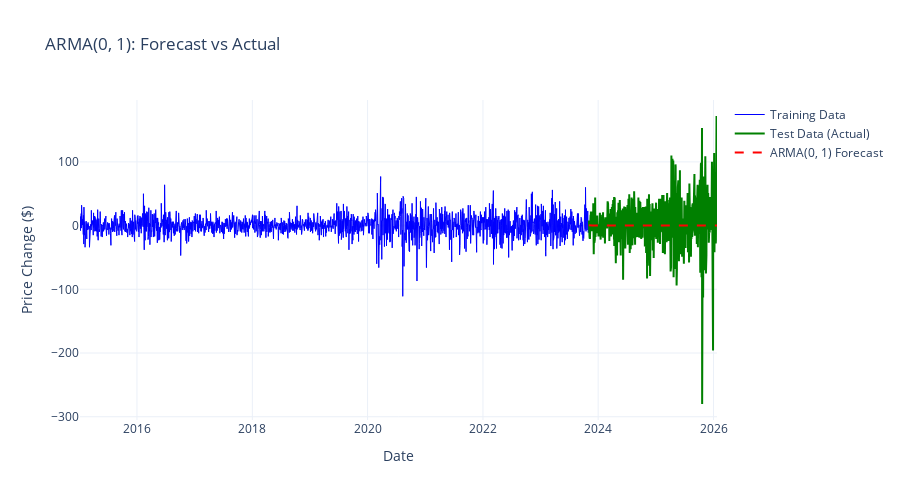

The notebook cell this image was saved under:
### Markdown cell above
## 8. Evaluate Forecasts

### Code cell
best_forecast = results_df.loc[best_idx, 'forecast']

# Calculate metrics
rmse = np.sqrt(mean_squared_error(test, best_forecast))
mae = mean_absolute_error(test, best_forecast)

# Naive forecast
naive = pd.Series([train.iloc[-1]] * len(test), index=test.index)
naive_rmse = np.sqrt(mean_squared_error(test, naive))
improvement = ((naive_rmse - rmse) / naive_rmse * 100)

print(f"ARMA{best_order} Performance:")
print(f"  RMSE: {rmse:.6f}")
print(f"  MAE: {mae:.6f}")
print(f"  Naive RMSE: {naive_rmse:.6f}")
print(f"  Improvement: {improvement:.2f}%")

# Plot forecast vs actual
fig = go.Figure()

fig.add_trace(go.Scatter(
    x=train.index, y=train.values,
    mode='lines',
    name='Training Data',
    line=dict(color='blue', width=1)
))

fig.add_trace(go.Scatter(
    x=test.index, y=test.values,
    mode='lines',
    name='Test Data (Actual)',
    line=dict(color='green', width=2)
))

fig.add_trace(go.Scatter(
    x=test.index, y=best_forecast.values,
    mode='lines',
    name=f'ARMA{best_order} Forecast',
    line=dict(color='red', width=2, dash='dash')
))

fig.update_layout(
    title=f"ARMA{best_order}: Forecast vs Actual",
    xaxis_title='Date',
    yaxis_title='Price Change ($)',
    template='plotly_white',
    height=500
)
fig.show()

print("✓ Forecast evaluation complete")

### Figure 1 — Plotly figure (JSON) as saved in the notebook; plotly's stock layout.template omitted (floating-point values rounded to 4 significant figures; data arrays with more than 128 entries replaced by an {"elided": "..."} marker saying what was removed)
{"data": [{"line": {"color": "blue", "width": 1}, "mode": "lines", "name": "Training Data", "type": "scatter", "x": {"elided": "2224 str values"}, "y": {"elided": "2224 float values"}}, {"line": {"color": "green", "width": 2}, "mode": "lines", "name": "Test Data (Actual)", "type": "scatter", "x": {"elided": "556 str values"}, "y": {"elided": "556 float values"}}, {"line": {"color": "red", "dash": "dash", "width": 2}, "mode": "lines", "name": "ARMA(0, 1) Forecast", "type": "scatter", "x": {"elided": "556 str values"}, "y": {"elided": "556 float values"}}], "layout": {"height": 500, "title": {"text": "ARMA(0, 1): Forecast vs Actual"}, "xaxis": {"title": {"text": "Date"}}, "yaxis": {"title": {"text": "Price Change ($)"}}}}
